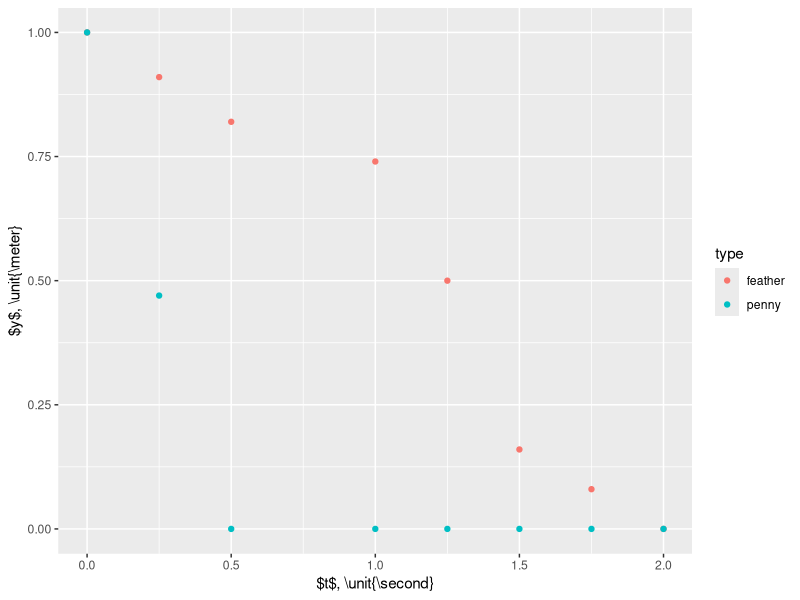
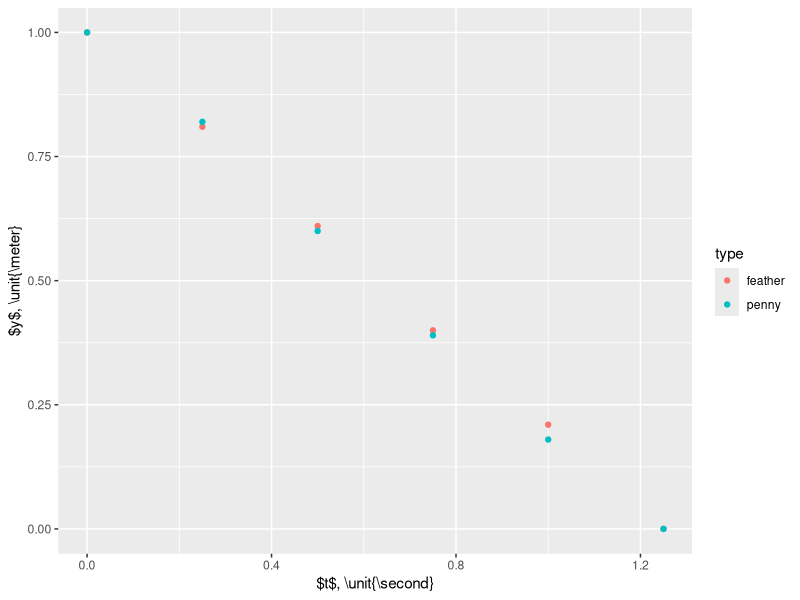

R code for these plots, in order:
library(ggplot2)
library(dplyr)

raw <- read.csv('fig1.csv',header=TRUE)
data <- tibble(raw)
fig1 <- ggplot(data)+
     geom_point(aes(x=t_s,y=y_m,color=type))+
     xlab('$t$, \\unit{\\second}')+
     ylab('$y$, \\unit{\\meter}')



raw2 <- read.csv('fig2.csv',header=TRUE)
data2 <- tibble(raw2)
fig2 <- ggplot(data2)+
     geom_point(aes(x=t_s,y=y_m,color=type))+
     xlab('$t$, \\unit{\\second}')+
     ylab('$y$, \\unit{\\meter}')


# format graphs
# do stats on if velocities are different for air versus no air

# what is strange here is that in no air, the penny slowed down to be as slow
# as the feather (not that the feather sped up to be as fast as the penny)?
# are these data correct?
